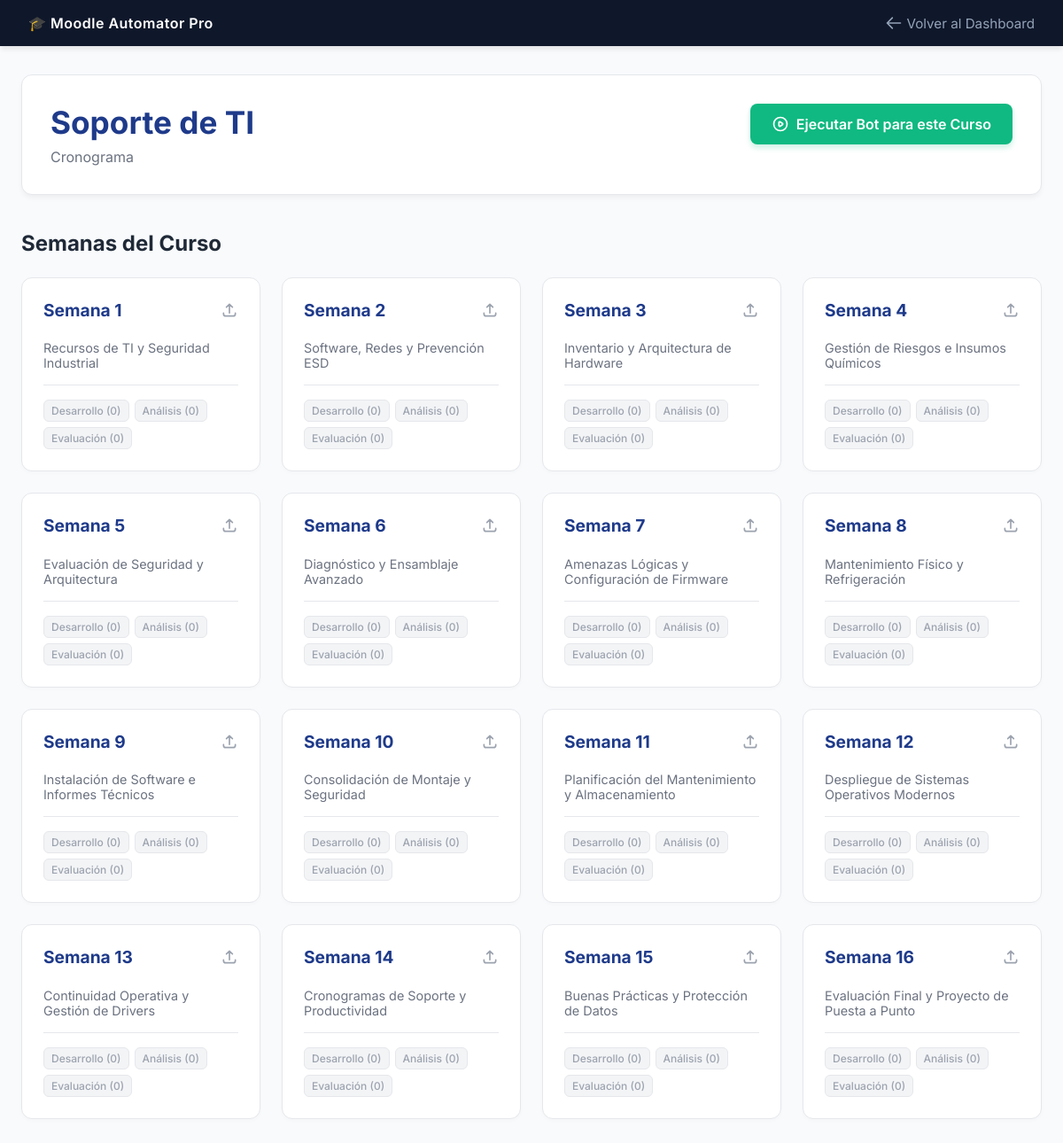
/curso/6/, run on the app's committed database.
### moodle/models.py (models this page shows, shortened)
class TareaAutomatizacion(models.Model):
    curso_nombre = models.CharField(max_length=255, help_text="Nombre exacto del curso. Ej: DISEÑO WEB")
    titulo_general = models.CharField(max_length=255, default="Cronograma general de clases", help_text="Texto a poner en la sección General")
    mensaje_avisos = models.CharField(max_length=255, default="¡Bienvenidos! Es vital cumplir con las tareas.", help_text="Texto motivador para Avisos")
    esta_activa = models.BooleanField(default=True, help_text="Indica si el bot debe procesar este curso")
    ultima_ejecucion = models.DateTimeField(null=True, blank=True, help_text="Última vez que se automatizó")
    class Meta:
        verbose_name = "Tarea de Automatización"
        verbose_name_plural = "Tareas de Automatización"

class RecursoSemana(models.Model):
    tarea = models.ForeignKey(TareaAutomatizacion, on_delete=models.CASCADE, related_name="recursos_semanas")
    semana_numero = models.PositiveIntegerField(help_text="Número de la semana (1, 2, 3...)")
    titulo = models.CharField(max_length=255, help_text="Título del Área de texto")
    texto = models.TextField(help_text="Contenido detallado para esta semana")
    archivos_carpetas = models.JSONField(
        blank=True, null=True,
        help_text=(
            'Rutas de archivos por carpeta en formato JSON. Soporta listas para varios archivos. Ejemplo: '
            '{"desarrollo": ["C:\\\\ruta\\\\archivo1.pdf", "C:\\\\ruta\\\\archivo2.pdf"], '
            '"analisis": "C:\\\\ruta\\\\otro.pdf"}'
        )
    )
    class Meta:
        verbose_name = "Recurso de Semana"
        verbose_name_plural = "Recursos por Semana"
        ordering = ['semana_numero']

### moodle/views.py (the view, shortened to what this page needs)
# urls.py: path('curso/<int:tarea_id>/', views.course_detail, name='course_detail'),
def course_detail(request, tarea_id):
    tarea = get_object_or_404(TareaAutomatizacion, id=tarea_id)
    recursos = tarea.recursos_semanas.all().order_by('semana_numero')
    return render(request, 'moodle/course_detail.html', {'tarea': tarea, 'recursos': recursos})

### moodle/templates/moodle/course_detail.html (shortened to what this page needs)
<!DOCTYPE html>
<html lang="es">
<head>
</head>
<body>
    <nav class="navbar">
        <div style="font-weight: 600; letter-spacing: 0.5px;">🎓 Moodle Automator Pro</div>
        <a href="{% url 'moodle:dashboard' %}">
            <svg width="20" height="20" fill="none" stroke="currentColor" viewBox="0 0 24 24"><path stroke-linecap="round" stroke-linejoin="round" stroke-width="2" d="M10 19l-7-7m0 0l7-7m-7 7h18"></path></svg>
            Volver al Dashboard
        </a>
    </nav>
    <div class="container">
        <div class="header-box">
            <div>
                <h1>{{ tarea.curso_nombre }}</h1>
                <p>{{ tarea.titulo_general }}</p>
            </div>
            <a href="{% url 'moodle:run_bot' tarea.id %}" class="btn-run" onclick="alert('El bot comenzará a procesar este curso en la consola. 🚀')">
                Ejecutar Bot para este Curso
            </a>
        </div>
        <h2 class="section-title">Semanas del Curso</h2>
        <div class="grid">
            {% for rec in recursos %}
            <div class="card" onclick="openModal('{{ rec.id }}', 'Semana {{ rec.semana_numero }}')">
                <h3>
                    Semana {{ rec.semana_numero }}
                    <svg width="20" height="20" fill="none" stroke="#9CA3AF" viewBox="0 0 24 24"><path stroke-linecap="round" stroke-linejoin="round" stroke-width="2" d="M4 16v1a3 3 0 003 3h10a3 3 0 003-3v-1m-4-8l-4-4m0 0L8 8m4-4v12"></path></svg>
                </h3>
                <p>{{ rec.titulo|default:"Sin título" }}</p>
                <div class="badge-list">
                    {% if rec.archivos_carpetas.desarrollo %}
                        <span class="badge">Desarrollo ({{ rec.archivos_carpetas.desarrollo|length }})</span>
                    {% else %}
                        <span class="badge empty">Desarrollo (0)</span>
                    {% endif %}
                    {% if rec.archivos_carpetas.analisis %}
                        <span class="badge">Análisis ({{ rec.archivos_carpetas.analisis|length }})</span>
                    {% else %}
                        <span class="badge empty">Análisis (0)</span>
                    {% endif %}
                    {% if rec.archivos_carpetas.evaluacion %}
                        <span class="badge">Evaluación ({{ rec.archivos_carpetas.evaluacion|length }})</span>
                    {% else %}
                        <span class="badge empty">Evaluación (0)</span>
                    {% endif %}
                </div>
            </div>
            {% endfor %}
        </div>
    </div>
</body>
</html>

### moodle/templates/moodle/course_detail.html (style rules this page uses)
:root { --primary: #1E3A8A; --primary-light: #3B82F6; --secondary: #EFF6FF; --white: #FFFFFF; --text-dark: #1F2937; --text-gray: #6B7280; --border: #E5E7EB; }
body { font-family: 'Inter', sans-serif; background: #F8FAFC; color: var(--text-dark); margin: 0; }
.navbar { background: #0F172A; color: white; padding: 1rem 2rem; display: flex; justify-content: space-between; align-items: center; box-shadow: 0 4px 6px -1px rgba(0,0,0,0.1); }
.navbar a { color: #94A3B8; text-decoration: none; font-size: 0.95rem; display: flex; align-items: center; gap: 5px; transition: color 0.2s; }
.container { max-width: 1200px; margin: 2rem auto; padding: 0 1.5rem; }
.header-box { display: flex; justify-content: space-between; align-items: flex-start; margin-bottom: 2.5rem; background: white; padding: 2rem; border-radius: 12px; box-shadow: 0 4px 6px -1px rgba(0,0,0,0.05); border: 1px solid var(--border); }
.header-box h1 { margin: 0 0 0.5rem 0; color: var(--primary); font-size: 2.2rem; }
.header-box p { margin: 0; color: var(--text-gray); }
.btn-run { background: #10B981; color: white; padding: 0.8rem 1.5rem; text-decoration: none; border-radius: 8px; font-weight: 600; box-shadow: 0 4px 6px rgba(16, 185, 129, 0.2); transition: all 0.2s ease; display: inline-flex; align-items: center; gap: 8px; }
.section-title { margin-bottom: 1.5rem; color: var(--text-dark); font-size: 1.5rem; }
.grid { display: grid; grid-template-columns: repeat(auto-fill, minmax(250px, 1fr)); gap: 1.5rem; }
.card { background: white; border-radius: 12px; padding: 1.5rem; border: 1px solid var(--border); box-shadow: 0 2px 4px rgba(0,0,0,0.02); display: flex; flex-direction: column; cursor: pointer; transition: all 0.2s ease; position: relative; overflow: hidden; }
.card::before { content: ''; position: absolute; top: 0; left: 0; right: 0; height: 4px; background: var(--primary-light); opacity: 0; transition: opacity 0.2s; }
.card h3 { color: var(--primary); margin: 0 0 0.5rem 0; font-size: 1.2rem; display: flex; align-items: center; justify-content: space-between; }
.card p { color: var(--text-gray); font-size: 0.9rem; margin-bottom: 1rem; flex-grow: 1; }
.badge-list { display: flex; gap: 6px; flex-wrap: wrap; margin-top: auto; border-top: 1px solid var(--border); padding-top: 1rem; }
.badge { background: var(--secondary); color: var(--primary); font-size: 0.75rem; padding: 4px 8px; border-radius: 6px; font-weight: 500; border: 1px solid #DBEAFE; }
.badge.empty { background: #F3F4F6; color: #9CA3AF; border-color: #E5E7EB; }

### data on the page
TareaAutomatizacion: curso_nombre "Soporte de TI", titulo_general "Cronograma"
RecursoSemana: semana_numero "1", titulo "Recursos de TI y Seguridad Industrial", shows "Desarrollo (0)", shows "Análisis (0)", shows "Evaluación (0)"
RecursoSemana: semana_numero "2", titulo "Software, Redes y Prevención ESD", shows "Desarrollo (0)", shows "Análisis (0)", shows "Evaluación (0)"
RecursoSemana: semana_numero "3", titulo "Inventario y Arquitectura de Hardware", shows "Desarrollo (0)", shows "Análisis (0)", shows "Evaluación (0)"
RecursoSemana: semana_numero "4", titulo "Gestión de Riesgos e Insumos Químicos", shows "Desarrollo (0)", shows "Análisis (0)", shows "Evaluación (0)"
RecursoSemana: semana_numero "5", titulo "Evaluación de Seguridad y Arquitectura", shows "Desarrollo (0)", shows "Análisis (0)", shows "Evaluación (0)"
RecursoSemana: semana_numero "6", titulo "Diagnóstico y Ensamblaje Avanzado", shows "Desarrollo (0)", shows "Análisis (0)", shows "Evaluación (0)"
RecursoSemana: semana_numero "7", titulo "Amenazas Lógicas y Configuración de Firmware", shows "Desarrollo (0)", shows "Análisis (0)", shows "Evaluación (0)"
RecursoSemana: semana_numero "8", titulo "Mantenimiento Físico y Refrigeración", shows "Desarrollo (0)", shows "Análisis (0)", shows "Evaluación (0)"
RecursoSemana: semana_numero "9", titulo "Instalación de Software e Informes Técnicos", shows "Desarrollo (0)", shows "Análisis (0)", shows "Evaluación (0)"
RecursoSemana: semana_numero "10", titulo "Consolidación de Montaje y Seguridad", shows "Desarrollo (0)", shows "Análisis (0)", shows "Evaluación (0)"
RecursoSemana: semana_numero "11", titulo "Planificación del Mantenimiento y Almacenamiento", shows "Desarrollo (0)", shows "Análisis (0)", shows "Evaluación (0)"
RecursoSemana: semana_numero "12", titulo "Despliegue de Sistemas Operativos Modernos", shows "Desarrollo (0)", shows "Análisis (0)", shows "Evaluación (0)"
RecursoSemana: semana_numero "13", titulo "Continuidad Operativa y Gestión de Drivers", shows "Desarrollo (0)", shows "Análisis (0)", shows "Evaluación (0)"
RecursoSemana: semana_numero "14", titulo "Cronogramas de Soporte y Productividad", shows "Desarrollo (0)", shows "Análisis (0)", shows "Evaluación (0)"
RecursoSemana: semana_numero "15", titulo "Buenas Prácticas y Protección de Datos", shows "Desarrollo (0)", shows "Análisis (0)", shows "Evaluación (0)"
RecursoSemana: semana_numero "16", titulo "Evaluación Final y Proyecto de Puesta a Punto", shows "Desarrollo (0)", shows "Análisis (0)", shows "Evaluación (0)"
